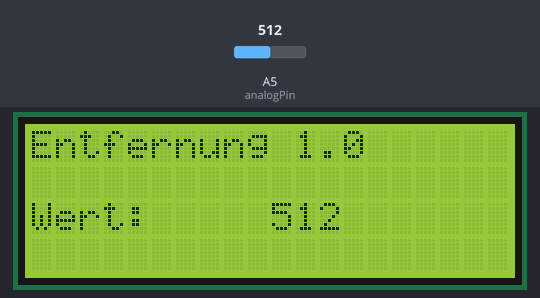
Bench run of a sketch on a simulated Arduino Uno, built with avr-gcc and run on an emulated ATmega328P. Parts: 20×4 character LCD. Inputs (shaded band) come from the test bench; at power-on: A5 (analogPin) = 512.

Above: at 1.2 s.
1.3 s: A5 (analogPin) set to 716
At 2.3 s:
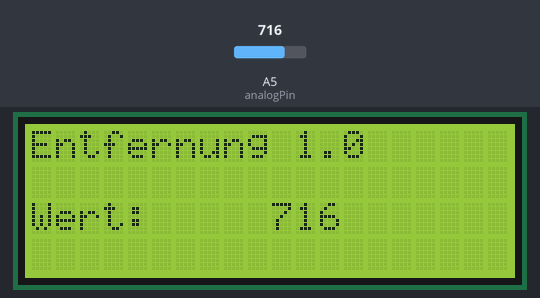
3.0 s: A5 (analogPin) set to 900
At 4.3 s:
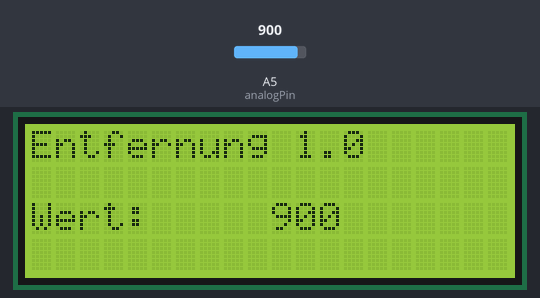
4.6 s: A5 (analogPin) set to 1023
At 5.5 s:
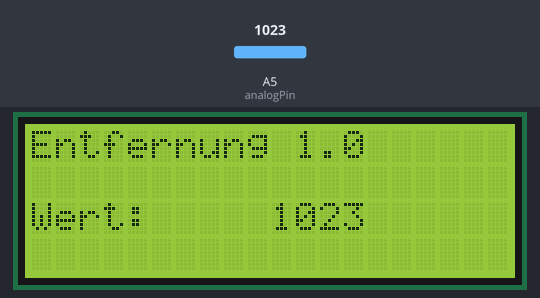
Timing chart, 0 to 7.6 s (numbered marks = the images above; inputs shaded):
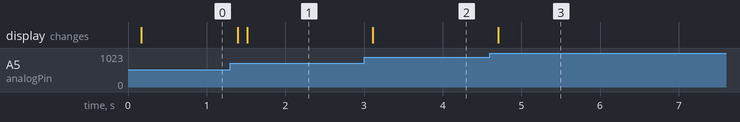

Measured:
- after the input at 1.3 s, the display: first changes after 0.09 s (image 1 shows a later state)
- after the input at 3.0 s, the display: changes after 0.11 s (image 2)
- after the input at 4.6 s, the display: changes after 0.10 s (image 3)

The sketch:

N_hrerung.pde
```cpp
/* Read Quadrature Encoder
  * Connect Encoder to Pins encoder0PinA, encoder0PinB, and +5V.
  *
  * Sketch by max wolf / www.meso.net
  * v. 0.1 - very basic functions - mw 20061220
  *
  */

#include <stdio.h>

#include <LiquidCrystal.h>


 LiquidCrystal lcd (12, 11, 7, 8, 9, 10);
 int n;
 int val[10];
 int analogPin = 5;
 char buffer[4]    = "";


int delayTime = 20;


int mean ()

{

   for (int n=0; n <= 9; n++)
   {
     val[n] = analogRead(analogPin);
     delay(10);

   }

  for (int n=1; n <= 9; n++)
   {
     val[0] = val[0]+ val[n];

   }

 return (val[0]/10);
 }


 void setup() {


   lcd.begin(20, 4);
   lcd.clear();
   lcd.print("Entfernung 1.0");


 }


 void loop() {


   lcd.setCursor(0, 2);
   lcd.print("Wert:");
   sprintf(buffer,"%3d",mean());
   lcd.setCursor(10, 2);
   lcd.print(buffer);

delay(20);

 }
```
